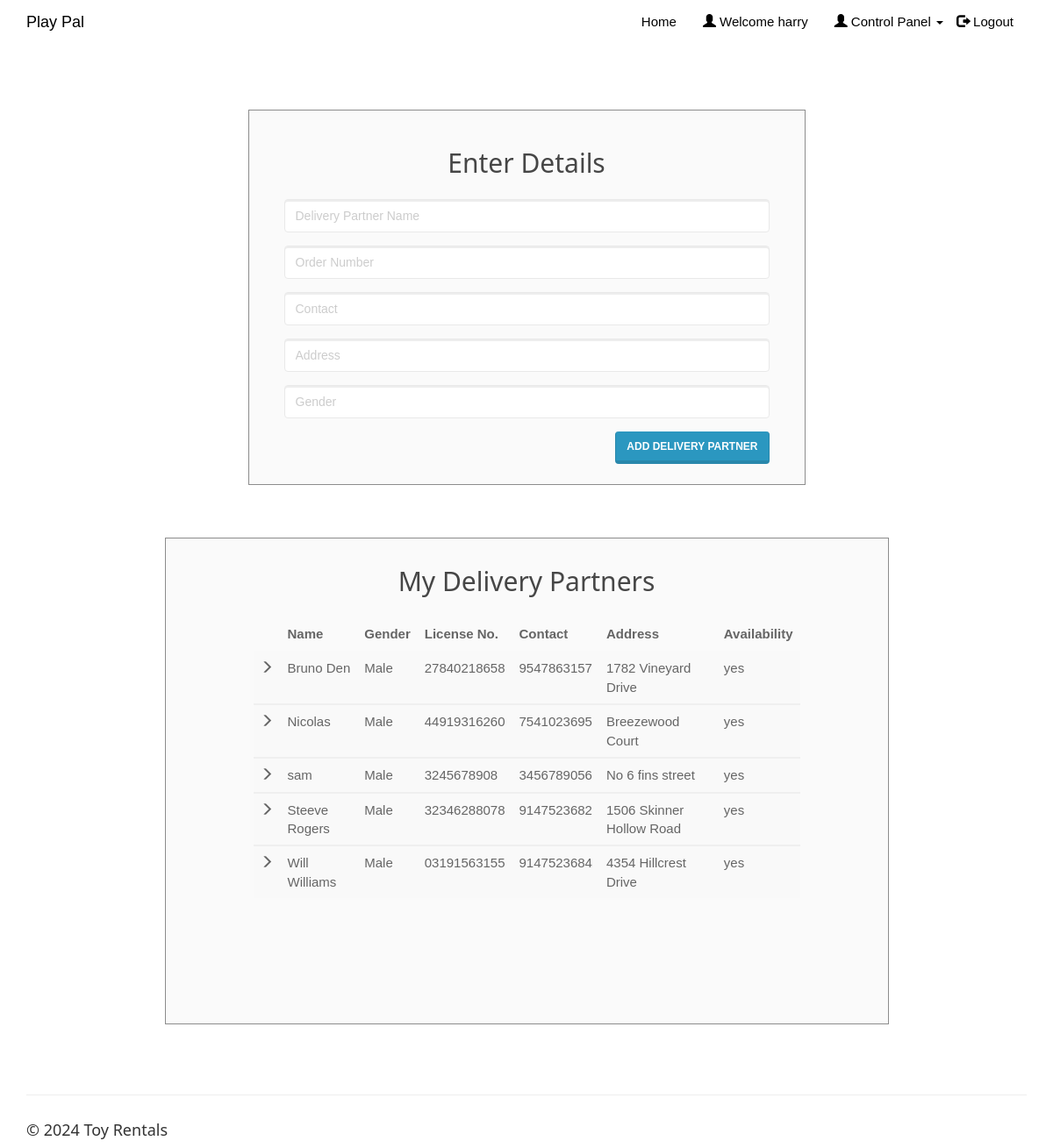
The app's page /enterdeliverypartner.php (signed in) with its own data.
### tables this page shows
CREATE TABLE `deliverypartner` (
  `dp_id` int(20) NOT NULL,
  `dp_name` varchar(50) NOT NULL,
  `dl_number` varchar(50) NOT NULL,
  `dp_phone` varchar(15) NOT NULL,
  `dp_address` varchar(50) NOT NULL,
  `dp_gender` varchar(10) NOT NULL,
  `client_username` varchar(50) NOT NULL,
  `dp_availability` varchar(10) NOT NULL
);

### enterdeliverypartner.php (the view, shortened to what this page needs)
<!DOCTYPE html>
<html>
<?php
include('session_client.php'); ?>
<head>
<link rel="stylesheet" href="assets/bootstrap/css/bootstrap.min.css">
<link rel="stylesheet" href="assets/fonts/font-awesome.min.css">
    <link rel="stylesheet" href="assets/w3css/w3.css">
<link rel="stylesheet" type="text/css" href="assets/css/customerlogin.css">
<link rel="stylesheet" type="text/css" media="screen" href="assets/css/clientpage.css" />
</head>
<body>
 <nav class="navbar navbar-custom navbar-fixed-top" role="navigation" style="color: black">
        <div class="container">
            <div class="navbar-header">
                <a class="navbar-brand page-scroll" href="index.php">
                Play Pal </a>
            </div>
            <?php
                if(isset($_SESSION['login_client'])){
            ?>
            <div class="collapse navbar-collapse navbar-right navbar-main-collapse">
                <ul class="nav navbar-nav">
                    <li>
                        <a href="index.php">Home</a>
                    </li>
                    <li>
                        <a href="#"><span class="glyphicon glyphicon-user"></span> Welcome <?php echo $_SESSION['login_client']; ?></a>
                    </li>
                    <li>
                    <ul class="nav navbar-nav navbar-right">
            <li><a href="#" class="dropdown-toggle active" data-toggle="dropdown" role="button" aria-haspopup="true" aria-expanded="false"><span class="glyphicon glyphicon-user"></span> Control Panel <span class="caret"></span> </a>
            </li>
          </ul>
                    </li>
                    <li>
                        <a href="logout.php"><span class="glyphicon glyphicon-log-out"></span> Logout</a>
                    </li>
                </ul>
            </div>
            <?php
                }
                ?>
        </div>
    </nav>
    <div class="container" style="margin-top: 65px;" >
    <div class="col-md-7" style="float: none; margin: 0 auto;">
      <div class="form-area">
        <form role="form" action="enterdeliverypartner1.php" method="POST">
        <br style="clear: both">
          <h3 style="margin-bottom: 25px; text-align: center; font-size: 30px;"> Enter  Details </h3>
          <div class="form-group">
            <input type="text" class="form-control" id="driver_name" name="driver_name" placeholder="Delivery Partner Name " required autofocus="">
          </div>
          <div class="form-group">
            <input type="text" class="form-control" id="dl_number" name="dl_number" placeholder="Order Number" required>
          </div>
          <div class="form-group">
            <input type="text" class="form-control" id="driver_phone" name="driver_phone" placeholder="Contact" required>
          </div>
          <div class="form-group">
            <input type="text" class="form-control" id="driver_address" name="driver_address" placeholder="Address" required>
          </div>
          <div class="form-group">
            <input type="text" class="form-control" id="driver_gender" name="driver_gender" placeholder="Gender" required>
          </div>
           <button type="submit" id="submit" name="submit" class="btn btn-primary pull-right"> Add Delivery Partner</button>
        </form>
      </div>
    </div>
    <div class="col-md-9" style="float: none; margin: 0 auto;">
    <div class="form-area" style="padding: 0px 100px 100px 100px;">
        <form action="" method="POST">
        <br style="clear: both">
          <h3 style="margin-bottom: 25px; text-align: center; font-size: 30px;"> My Delivery Partners </h3>
<?php
$user_check=$_SESSION['login_client'];
$sql = "SELECT * FROM deliverypartner d WHERE d.client_username='$user_check' ORDER BY dp_name";
$result = mysqli_query($conn, $sql);
if (mysqli_num_rows($result) > 0) {
  ?>
  <table class="table table-striped">
    <thead class="thead-dark">
      <tr>
        <th>     </th>
        <th> Name</th>
        <th> Gender </th>
        <th> License No. </th>
        <th> Contact </th>
        <th> Address </th>
        <th> Availability </th>
      </tr>
    </thead>
    <?PHP
      while($row = mysqli_fetch_assoc($result)){
    ?>
  <tbody>
    <tr>
      <td> <span class="glyphicon glyphicon-menu-right"></span> </td>
      <td><?php echo $row["dp_name"]; ?></td>
      <td><?php echo $row["dp_gender"]; ?></td>
      <td><?php echo $row["dl_number"]; ?></td>
      <td><?php echo $row["dp_phone"]; ?></td>
      <td><?php echo $row["dp_address"]; ?></td>
      <td><?php echo $row["dp_availability"]; ?></td>
    </tr>
  </tbody>
  <?php } ?>
  </table>
    <br>
  <?php } else { ?>
  <h4><center>0 Delivery Partners available</center> </h4>
  <?php } ?>
        </form>
</div>
        </div>
    </div>
</body>
<footer class="site-footer">
        <div class="container">
            <hr>
            <div class="row">
                <div class="col-sm-6">
                    <h5>© <?php echo date("Y"); ?> Toy Rentals</h5>
                </div>
            </div>
        </div>
    </footer>
</html>

### assets/w3css/w3.css (style rules this page uses)
*,*:before,*:after { box-sizing:inherit }
html { -ms-text-size-adjust:100%;-webkit-text-size-adjust:100% }
body { margin:0 }
article,aside,details,figcaption,figure,footer,header,main,menu,nav,section,summary { display:block }
a { background-color:transparent;-webkit-text-decoration-skip:objects }
hr { box-sizing:content-box;height:0;overflow:visible }
button,input,select,textarea { font:inherit;margin:0 }
button,input { overflow:visible }
button,select { text-transform:none }
button,html [type=button],[type=reset],[type=submit] { -webkit-appearance:button }
html,body { font-family:Verdana,sans-serif;font-size:15px;line-height:1.5 }
html { overflow-x:hidden }
h3 { font-size:24px }
h5 { font-size:18px }
h1,h2,h3,h4,h5,h6 { font-family:"Segoe UI",Arial,sans-serif;font-weight:400;margin:10px 0 }
hr { border:0;border-top:1px solid #eee;margin:20px 0 }
a { color:inherit }

### assets/css/customerlogin.css (style rules this page uses)
body, html { height: 100%; }
body { padding-top: 50px; background-size: 100%; }
footer { display: block; }

### assets/css/clientpage.css (style rules this page uses)
.form-area { background-color: #FAFAFA; padding: 10px 40px 60px; margin: 10px 0px 60px; border: 1px solid GREY; opacity: 0.9; }

### records on screen
deliverypartner: dp_name "Bruno Den", dp_gender "Male", dl_number "27840218658", dp_phone "9547863157", dp_address "1782 Vineyard Drive", dp_availability "yes"
deliverypartner: dp_name "Nicolas", dp_gender "Male", dl_number "44919316260", dp_phone "7541023695", dp_address "Breezewood Court", dp_availability "yes"
deliverypartner: dp_name "sam", dp_gender "Male", dl_number "3245678908", dp_phone "3456789056", dp_address "No 6 fins street", dp_availability "yes"
deliverypartner: dp_name "Steeve Rogers", dp_gender "Male", dl_number "32346288078", dp_phone "9147523682", dp_address "1506 Skinner Hollow Road", dp_availability "yes"
deliverypartner: dp_name "Will Williams", dp_gender "Male", dl_number "03191563155", dp_phone "9147523684", dp_address "4354 Hillcrest Drive", dp_availability "yes"

### other values on screen
$_SESSION['login_client'] "harry"
